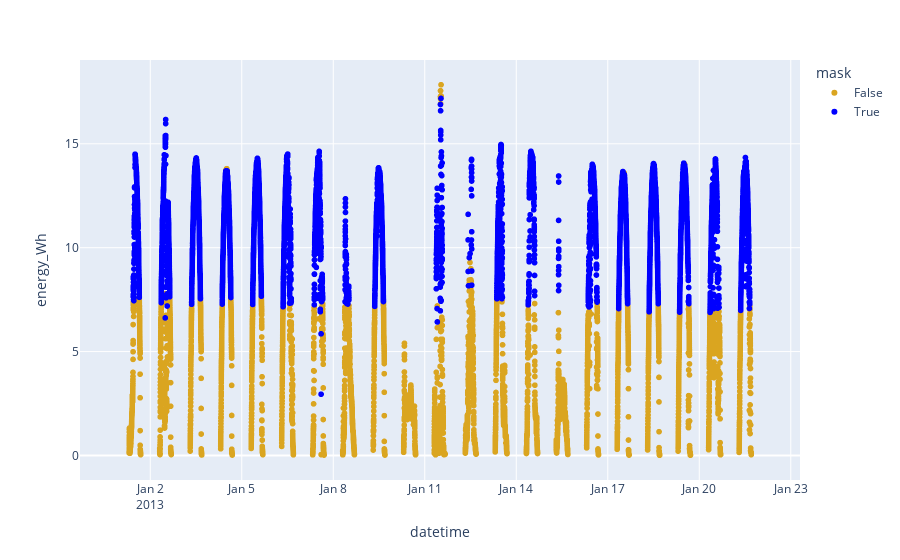

The code cell stored with this chart in its notebook:
### Code cell
# NBVAL_IGNORE_OUTPUT
# Visualize the filter
# these visualiztions can take up a lot of memory
# so just look at small subset of the data for this example
rdtools.tune_filter_plot(ta_new_filter.pv_energy['2013/01/01':'2013/01/21'],
                         ta_new_filter.sensor_filter['2013/01/01':'2013/01/21'])

### Figure 1 — Plotly figure (JSON) as saved in the notebook; plotly's stock layout.template omitted (floating-point values rounded to 4 significant figures; data arrays with more than 128 entries replaced by an {"elided": "..."} marker saying what was removed)
{"data": [{"hovertemplate": "mask=False<br>datetime=%{x}<br>energy_Wh=%{y}<extra></extra>", "legendgroup": "False", "marker": {"color": "goldenrod", "symbol": "circle"}, "mode": "markers", "name": "False", "showlegend": true, "type": "scattergl", "x": {"elided": "24242 str values"}, "xaxis": "x", "y": {"elided": "24242 float values"}, "yaxis": "y"}, {"hovertemplate": "mask=True<br>datetime=%{x}<br>energy_Wh=%{y}<extra></extra>", "legendgroup": "True", "marker": {"color": "blue", "symbol": "circle"}, "mode": "markers", "name": "True", "showlegend": true, "type": "scattergl", "x": {"elided": "5998 str values"}, "xaxis": "x", "y": {"elided": "5998 float values"}, "yaxis": "y"}], "layout": {"legend": {"title": {"text": "mask"}, "tracegroupgap": 0}, "margin": {"t": 60}, "xaxis": {"anchor": "y", "domain": [0, 1], "title": {"text": "datetime"}}, "yaxis": {"anchor": "x", "domain": [0, 1], "title": {"text": "energy_Wh"}}}}
